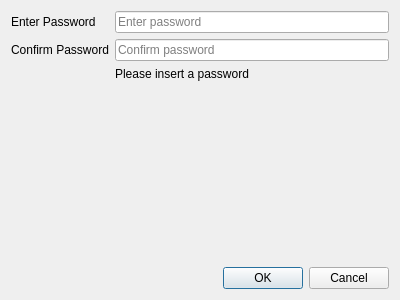
<?xml version="1.0" encoding="UTF-8"?>
<ui version="4.0">
 <class>ChangePasswordDialogue</class>
 <widget class="QDialog" name="ChangePasswordDialogue">
  <property name="geometry">
   <rect>
    <x>0</x>
    <y>0</y>
    <width>400</width>
    <height>300</height>
   </rect>
  </property>
  <property name="windowTitle">
   <string>Dialog</string>
  </property>
  <layout class="QFormLayout" name="formLayout">
   <item row="0" column="1">
    <widget class="QLineEdit" name="passwordEdit">
     <property name="echoMode">
      <enum>QLineEdit::Password</enum>
     </property>
     <property name="placeholderText">
      <string>Enter password</string>
     </property>
    </widget>
   </item>
   <item row="1" column="1">
    <widget class="QLineEdit" name="confirmPasswordEdit">
     <property name="echoMode">
      <enum>QLineEdit::Password</enum>
     </property>
     <property name="placeholderText">
      <string>Confirm password</string>
     </property>
    </widget>
   </item>
   <item row="0" column="0">
    <widget class="QLabel" name="passwordLabel">
     <property name="text">
      <string>Enter Password</string>
     </property>
    </widget>
   </item>
   <item row="1" column="0">
    <widget class="QLabel" name="confirmPasswordLabel">
     <property name="text">
      <string>Confirm Password</string>
     </property>
    </widget>
   </item>
   <item row="4" column="1">
    <widget class="QDialogButtonBox" name="buttonBox">
     <property name="orientation">
      <enum>Qt::Horizontal</enum>
     </property>
     <property name="standardButtons">
      <set>QDialogButtonBox::Cancel|QDialogButtonBox::Ok</set>
     </property>
    </widget>
   </item>
   <item row="2" column="1">
    <widget class="QLabel" name="passwordStatus">
     <property name="sizePolicy">
      <sizepolicy hsizetype="Preferred" vsizetype="Fixed">
       <horstretch>0</horstretch>
       <verstretch>0</verstretch>
      </sizepolicy>
     </property>
     <property name="text">
      <string>Please insert a password</string>
     </property>
    </widget>
   </item>
   <item row="3" column="1">
    <spacer name="verticalSpacer">
     <property name="orientation">
      <enum>Qt::Vertical</enum>
     </property>
     <property name="sizeHint" stdset="0">
      <size>
       <width>20</width>
       <height>40</height>
      </size>
     </property>
    </spacer>
   </item>
   <item row="4" column="0">
    <spacer name="horizontalSpacer">
     <property name="orientation">
      <enum>Qt::Horizontal</enum>
     </property>
     <property name="sizeHint" stdset="0">
      <size>
       <width>40</width>
       <height>20</height>
      </size>
     </property>
    </spacer>
   </item>
  </layout>
 </widget>
 <resources/>
 <connections>
  <connection>
   <sender>buttonBox</sender>
   <signal>rejected()</signal>
   <receiver>ChangePasswordDialogue</receiver>
   <slot>reject()</slot>
   <hints>
    <hint type="sourcelabel">
     <x>316</x>
     <y>260</y>
    </hint>
    <hint type="destinationlabel">
     <x>286</x>
     <y>274</y>
    </hint>
   </hints>
  </connection>
 </connections>
</ui>
